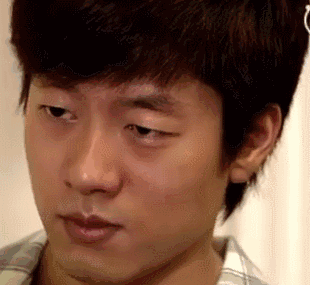
#> input picture GIF/1.gif, 310 x 285 px; its folder holds 3 pictures in this run
$ python Create_gif.py
#> lines starting #> are read from the running program, lines starting #| are printed output that depends on the picture
import os
from PIL import Image


def analyseImage(path):
    """
    Pre-process pass over the image to determine the mode (full or additive).
    Necessary as assessing single frames isn't reliable. Need to know the mode
    before processing all frames.
    """
#> called with path = '1.gif'
    im = Image.open(path)
#> im is the input picture: PIL image 310x285 P; mean R, G, B 118.5, 83.8, 65.7
    results = {
        'size': im.size,
        'mode': 'full',
    }
#> results = {'size': (310, 285), 'mode': 'full'}
    try:
        while True:
            if im.tile:
                tile = im.tile[0]
                update_region = tile[1]
                update_region_dimensions = update_region[2:]
                if update_region_dimensions != im.size:
                    results['mode'] = 'partial'
                    break
            im.seek(im.tell() + 1)
#> this loop made 29 passes
#> tile on passes 2 to 13: ('gif', (0, 0, 310, 285), 34899, (7, False, -1)), ('gif', (0, 0, 310, 285), 68104, (7, False, -1)), ('gif', (0, 0, 310, 285), 103163, (7, False, -1)), ('gif', (0, 0, 310, 285), 137480, (7, False, -1)), ('gif', (0, 0, 310, 285), 172042, (7, False, -1)), ('gif', (0, 0, 310, 285), 207508, (7, False, -1)), ('gif', (0, 0, 310, 285), 242715, (7, False, -1)), ('gif', (0, 0, 310, 285), 277543, (7, False, -1)), ('gif', (0, 0, 310, 285), 311758, (7, False, -1)), ('gif', (0, 0, 310, 285), 345642, (7, False, -1)), ('gif', (0, 0, 310, 285), 379154, (7, False, -1)), ('gif', (0, 0, 310, 285), 412833, (7, False, -1))
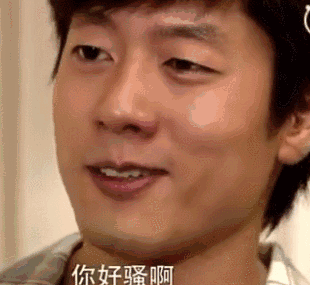
#> im: PIL image 310x285 RGB; mean R, G, B 150.3, 105.2, 80.3
    except EOFError:
        pass
    return results


def processImage(path):
    """
    Iterate the GIF, extracting each frame.
    """
    mode = analyseImage(path)['mode']
#> mode = 'full'

    im = Image.open(path)

    i = 0
    p = im.getpalette()
#> p = 384 values, max 254 at index 249, min 0 at index 1, mean 91.29
    last_frame = im.convert('RGBA')

    try:
        while True:
            print("saving %s (%s) frame %d, %s %s" % (path, mode, i, im.size, im.tile))

            '''
            If the GIF uses local colour tables, each frame will have its own palette.
            If not, we need to apply the global palette to the new frame.
            '''
            if not im.getpalette():
                im.putpalette(p)

            new_frame = Image.new('RGBA', im.size)

            '''
            Is this file a "partial"-mode GIF where frames update a region of a different size to the entire image?
            If so, we need to construct the new frame by pasting it on top of the preceding frames.
            '''
            if mode == 'partial':
                new_frame.paste(last_frame)

            new_frame.paste(im, (0, 0), im.convert('RGBA'))
            new_frame.save('%s-%d.png' % (''.join(os.path.basename(path).split('.')[:-1]), i), 'PNG')

            i += 1
            last_frame = new_frame
            im.seek(im.tell() + 1)
#> this loop made 2 passes
#| saving 1.gif (full) frame 0, (310, 285) []
#| saving 1.gif (full) frame 1, (310, 285) [_Tile(codec_name='gif', extents=(0, 0, 310, 285), offset=34899, args=(7, False, -1))]
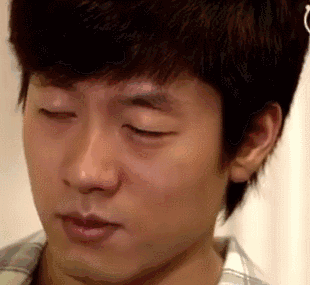
#> im: PIL image 310x285 RGB; mean R, G, B 118.8, 83.9, 65.7
#> after the loop, i = 1
    except EOFError:
        pass


def main():
    processImage('1.gif')


if __name__ == "__main__":
#> (the run stopped early here; a loop or call above may not have finished)
